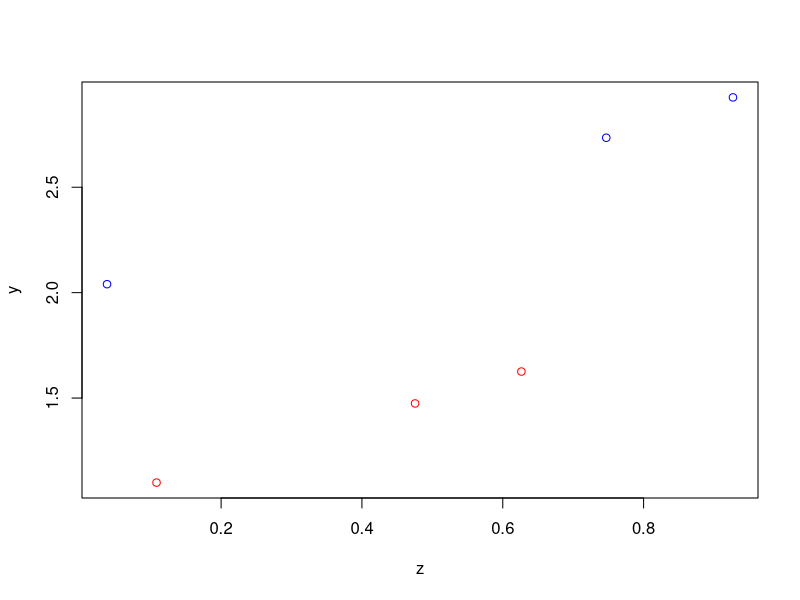
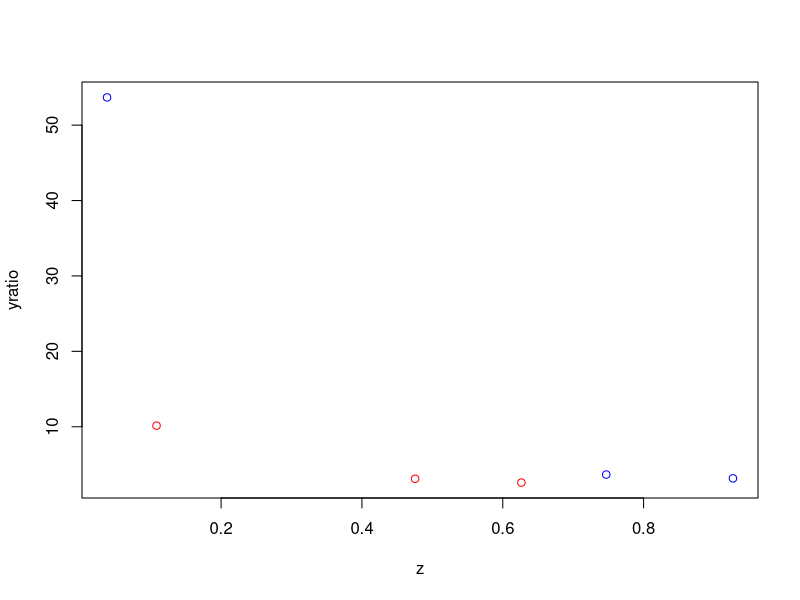
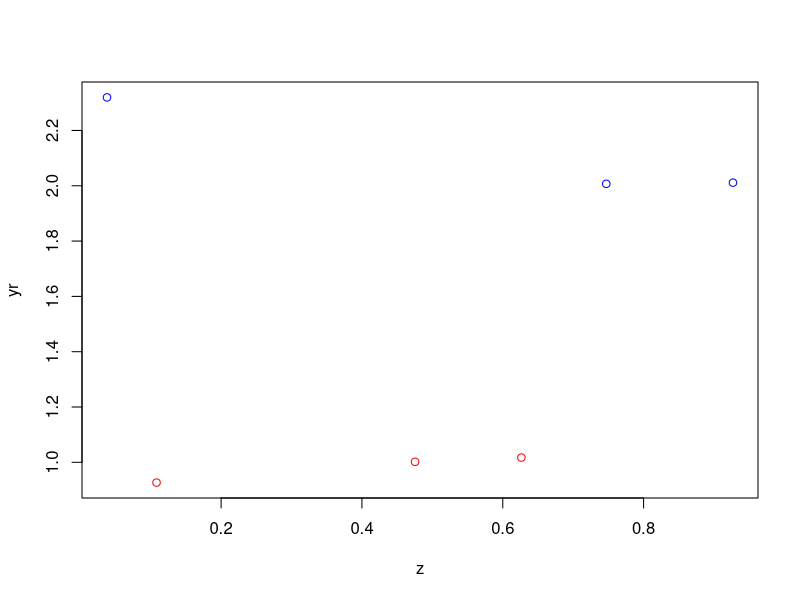

These figures' R source, in order:
## Classical ancova: common slope and intercept differences
##  The ratio misses the point completely

z <- runif(6)
t <- rep(c(1, 2), 3)
y <- z + t + rnorm(6, 0, 0.01)
tf <- factor(t)
plot(y ~ z, col = c("red", "blue")[tf])

summary(lm(y ~ z + tf))

yratio <- y/z
summary(lm(yratio ~ tf))

plot(yratio ~ z, col = c("red", "blue")[tf])


#########################
## Ratio differences


## first, create the noise
noise <- rnorm(6, 0, 0.01)

## Suppose the ratios are given by t. Then, ratio in group 1 is 1 and in
## group 2 is 2. So y = ratio * z

y1 <- t * z + noise
y1

## That sounds confusing but is the same as saying:
y1b <- rep(0, 6)
y1b[tf == 1] <- z[tf ==1]
y1b[tf == 2] <- 2 * z[tf == 2]
y1b <- y1b + noise
y1b == y1

## Now form the ratio
yr <- y1/z
## As it should
plot(yr ~ z, col = c("red", "blue")[tf])

## Fit the models.

## I really have a hard time interpreting this
summary(lm(yr ~ z + tf))

## This is what we are after
summary(lm(yr ~ tf))


## This seems to kind of work but it is not really correct. Here we are
## modling a common slope, which is not what "differences in ratio" means,
## and we are making different assumptions about noise (this is a minor
## technical point here).

summary(lm(y1 ~ z + tf))


## And this is really what we are after. Slopes differ by group, which is
## the same as "ratios differ by group"

summary(lm(y1 ~ z * tf))

## or

anova(lm(y1 ~ z * tf))

## note the very highly significant interaction



## NOTE: of course, diagnostics might/ought to help us choose the model.
